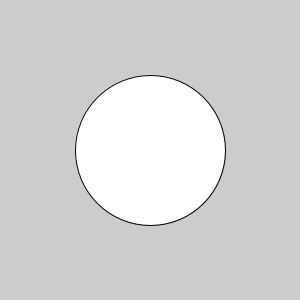
Frame 1 (no input)
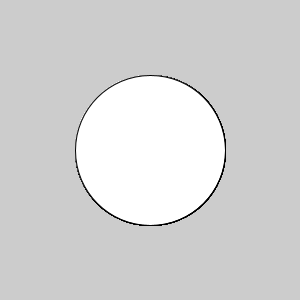
Frame 60 (the mouse pressed at the canvas centre just before this capture)
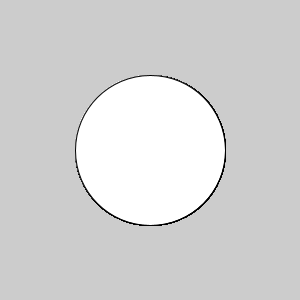
Frame 120 (the mouse held since frame 60 and released just before this capture)

The Processing sketch that drew these frames (run headless with seeded random() and noise(); from frame 60 on, the mouse is pressed at the canvas centre):

// Processing sketch: ClicktoIntaractEllipse_pde
// ── ClicktoIntaractEllipse_pde.pde
void setup(){
size(300,300);
}

void draw(){
ellipse(height/2 , width/2 , 150,150);

if(mouseX>width/2 && mousePressed==true){
fill(#FEFF34);
}
 
else{
fill(255);
}

}
